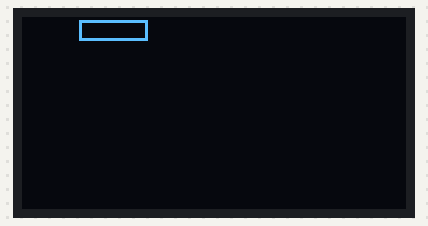
Bench run of a program on a simulated ESP32 board running MicroPython. On the bench: 128×64 one-colour display. Random numbers come from a fixed seed.

Above: at 0.21 s.
At 5.0 s:
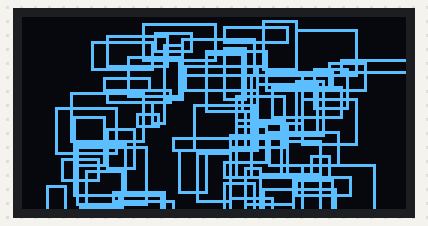
At 10.11 s:
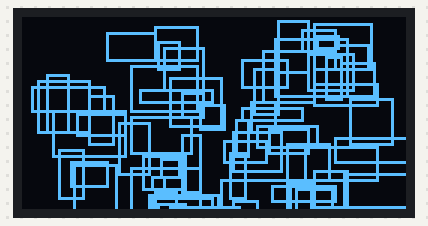
At 20.02 s:
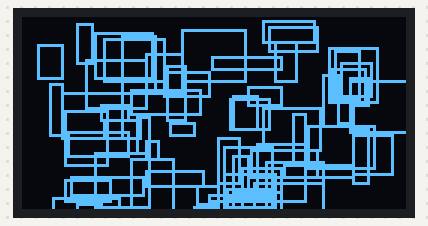
At 29.93 s:
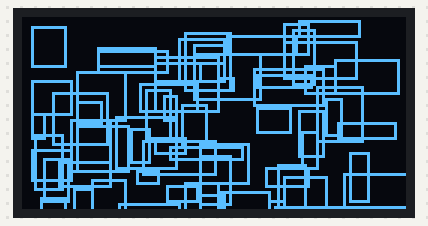
At 39.84 s:
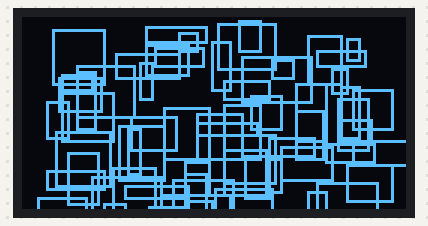

The program:

_________.py
```python
'''
接线：OLED(IIC)
       SCL-->(18)
       SDA-->(23)
'''

#导入Pin模块
from machine import Pin
import time
from machine import SoftI2C
from ssd1306 import SSD1306_I2C  #I2C的oled选该方法
import random

#创建硬件I2C对象
#i2c=I2C(0,sda=Pin(19), scl=Pin(18), freq=400000)

#创建软件I2C对象
i2c = SoftI2C(sda=Pin(23), scl=Pin(18))
#创建OLED对象，OLED分辨率、I2C接口
oled = SSD1306_I2C(128, 64, i2c)

#程序入口
if __name__=="__main__":
   while True:
            a=random.randint(2,110)
            b=random.randint(5,25)
            c=random.randint(5,20)
            d=random.randint(2,10)
            oled.rect(a,1,b,c,1)  #画矩形
            oled.show()  #执行显示
            oled.hline(0,0,128,0)  #清除移动前显示区
            oled.scroll(0,1)  #指定像素X轴移动
            time.sleep_ms(2)
```
